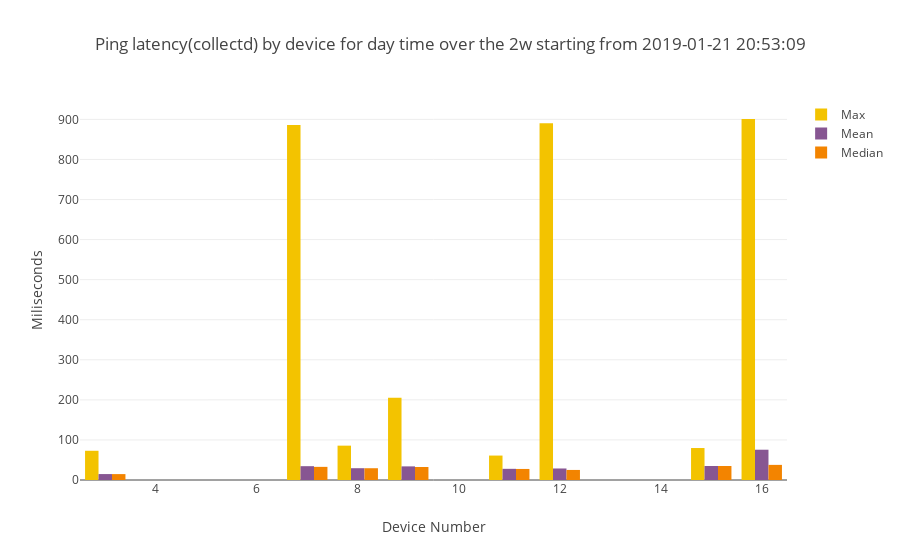

The cell this chart's notebook holds for it:
### Code cell
time_group="day"
subset=by_group_by_device_p1[by_group_by_device_p1["time_group"]==time_group]
combined_bar_plot_3traces(xvalues=subset["SK_PI"],
                         yvalues1=subset["max"],
                         yvalues2=subset["mean"],
                         yvalues3=subset["median"],
                         name1="Max",
                         name2="Mean",
                         name3="Median",
                         title="Ping latency(collectd) by device for "+time_group+" time over the "+time_interval+" starting from "+starting_point,
                         stack=False)

### Figure 1 — Plotly figure (JSON) as saved in the notebook; plotly's stock layout.template omitted (floating-point values rounded to 4 significant figures)
{"data": [{"marker": {"color": "F3C300"}, "name": "Max", "type": "bar", "x": [3, 7, 8, 9, 11, 12, 15, 16], "y": [72.95, 885.9, 85.73, 205.0, 60.99, 890.7, 79.79, 901.0]}, {"marker": {"color": "875692"}, "name": "Mean", "type": "bar", "x": [3, 7, 8, 9, 11, 12, 15, 16], "y": [14.8, 34.49, 29.44, 33.98, 27.91, 28.75, 35.01, 75.57]}, {"marker": {"color": "F38400"}, "name": "Median", "type": "bar", "x": [3, 7, 8, 9, 11, 12, 15, 16], "y": [14.72, 32.8, 29.38, 32.47, 27.57, 25.1, 35.0, 37.74]}], "layout": {"title": "Ping latency(collectd) by device for day time over the 2w starting from 2019-01-21 20:53:09", "xaxis": {"title": "Device Number"}, "yaxis": {"title": "Miliseconds"}}}
